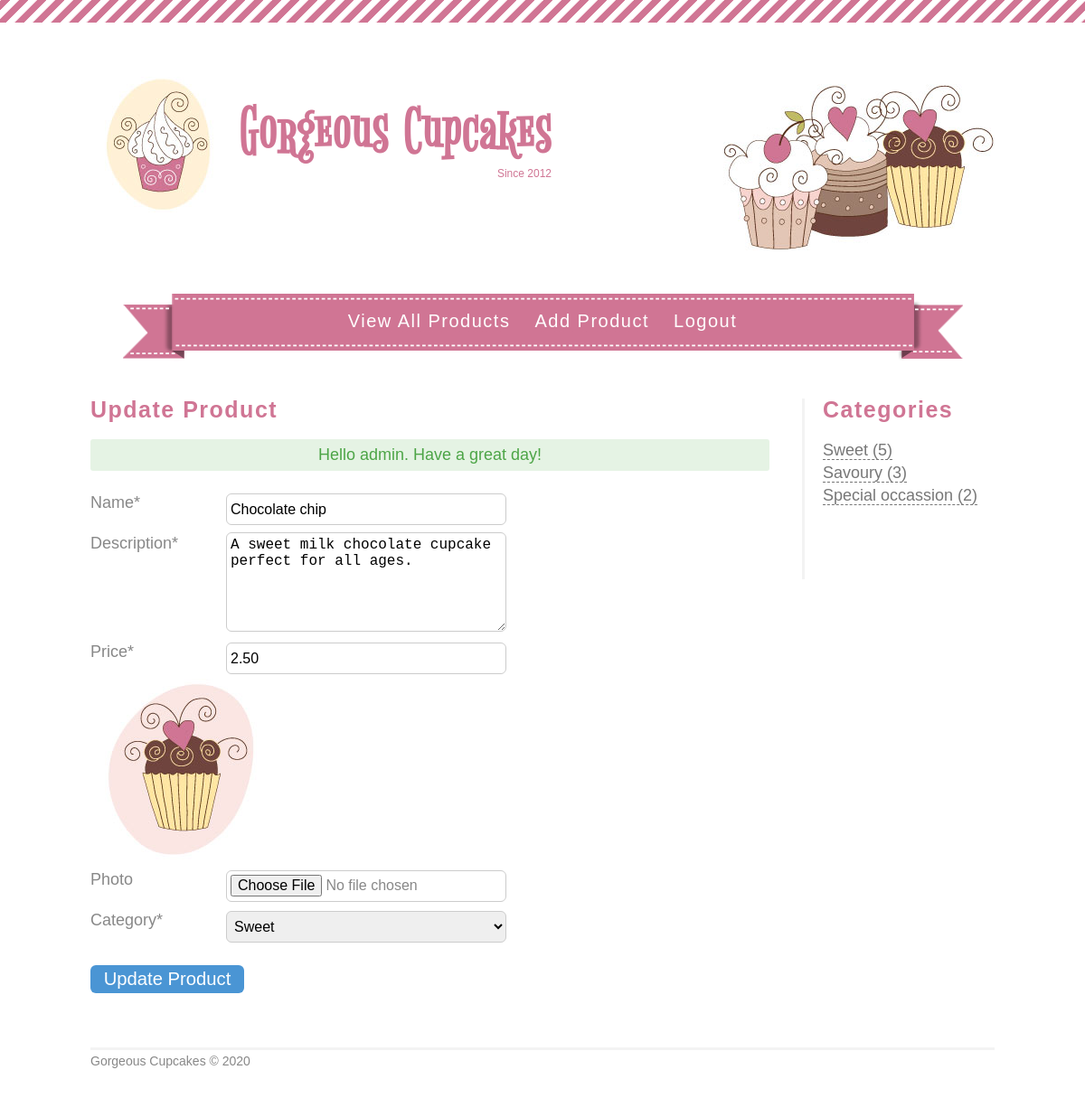
/view/product_update_form.php?productID=1 (signed in), run on the app's committed database.
### tables this page shows
CREATE TABLE IF NOT EXISTS `product` (
  `productID` int(10) NOT NULL AUTO_INCREMENT,
  `productName` varchar(256) NOT NULL,
  `productDescription` text NOT NULL,
  `productPrice` decimal(10,2) NOT NULL,
  `productPhoto` varchar(256) DEFAULT NULL,
  `categoryID` int(10) NOT NULL,
  PRIMARY KEY (`productID`),
  KEY `categoryID` (`categoryID`)
);

CREATE TABLE IF NOT EXISTS `category` (
  `categoryID` int(10) NOT NULL AUTO_INCREMENT,
  `categoryName` varchar(256) NOT NULL,
  `categoryDescription` text NOT NULL,
  PRIMARY KEY (`categoryID`)
);

### model/functions_products.php (called while the page is built, shortened)
<?php
	function get_product()
	{
		global $conn;
		$productID = $_GET['productID'];
		$sql = 'SELECT * FROM product INNER JOIN category USING(categoryID) WHERE productID = :productID ORDER BY productName';
		$statement = $conn->prepare($sql);
		$statement->bindValue(':productID', $productID);
		$statement->execute();
		$result = $statement->fetch();
		return $result;
	}
?>

### model/functions_category.php (called while the page is built, shortened)
<?php
	function get_categories()
	{
		global $conn;
		$sql = 'SELECT category.*, COUNT(product.categoryID) AS catnum FROM category INNER JOIN product USING(categoryID) GROUP BY product.categoryID';
		$statement = $conn->prepare($sql);
		$statement->execute();
		$result = $statement->fetchAll();
		return $result;
	}
?>

### view/product_update_form.php (the view, shortened to what this page needs)
<?php
	require('../model/database.php');
	require('../model/functions_products.php');
	require('../model/functions_category.php');
	require('../model/functions_messages.php');
	require('header.php');
	require('nav.php');
?>
<section id="main">
	<h2>Update Product</h2>
	<?php
		$result = get_product();
	?>
	<form action="../controller/product_update_process.php" method="post" enctype="multipart/form-data">
		<div>
			<label>Name* </label>
			<input id="productName" type="text" name="productName" value="<?php echo $result['productName'] ?>" required />
		</div>
		<div>
			<label>Description* </label>
			<textarea id="productDescription" name="productDescription" required /><?php echo $result['productDescription'] ?></textarea>
		</div>
		<div>
			<label>Price* </label>
			<input id="productPrice" type="text" name="productPrice" value="<?php echo $result['productPrice'] ?>" required />
		</div>
		<div>
			<?php
				if((is_null($result['productPhoto'])) || (empty($result['productPhoto'])))
				{
					echo "<p><img src='images/default.jpg' width=200 height=200 alt='default photo' /></p>";
				}
				else
				{
					echo "<p><img src='images/" . ($result['productPhoto']) . "'" . ' width=200 height=200 alt="product photo"'  . "/></p>";
				}
			?>
			<label>Photo</label> <input type="file" name="productPhoto" /><br />
		</div>
		<div>
			<label>Category*</label>
			<select name='categoryID'>
			<option value="<?php echo $result['categoryID']; ?>"><?php echo $result['categoryName']; ?></option>
			</select><br />
		</div>
		<div>
			<input type="submit" value="Update Product" />
		</div>
	</form>
</section>
<?php
	require('sidebar.php');
	require('footer.php');
?>

### view/sidebar.php
<section id="sidebar">
	<h2>Categories</h2>
	<?php
		$result = get_categories();
		foreach ($result as $row):
			echo "<p><a href = 'category.php?categoryID=" . $row['categoryID'] . "'>" . $row['categoryName'] . " (" . $row['catnum'] . ")</a></p>";
		endforeach;
	?>
</section>

### view/css/main.css (style rules this page uses)
body, div, h1, h2, h3, h4, h5, h6, p, ul, ol, li, dl, dt, dd, img, form, fieldset, input, textarea, blockquote { margin:0; padding:0; }
body { font-family:Arial, sans-serif; line-height:25px; font-size:18px; color:#888888; background-color: #ffffff; }
h2 { font-size:25px; color:#d07594; padding: 0 0 20px 0; letter-spacing:1.5px; }
#main { width:78%; float:left; }
#sidebar { width:19%; height:200px; float:right; border-left:3px solid #f3f3f3; padding: 0 0 0 20px; }
#sidebar a:link, #sidebar a:visited { color:#777777; text-decoration:none; border-bottom:1px dashed #777777; }
a:link, a:visited { color:#d07594; text-decoration:none; border-bottom:1px dashed #d07594; }
form { margin:20px 0 40px 0; }
label { display:block; float:left; width:150px; margin:3px 0 3px 0; }
input { width:300px; height:25px; margin:5px 0 5px 0; border-radius:6px; border:solid #ccc 1px; padding:4px; font-size:16px; }
select { width:310px; height:35px; margin:5px 0 5px 0; border-radius:6px; border:solid #ccc 1px; padding:4px; font-size:16px; }
input[type="submit"], input[type="button"] { background-color:#4a95d4; border-radius:6px; color:#fff; font-size:1.125em;; cursor:pointer; text-align:center; padding:4px; margin: 20px 0 20px 0; border:none; height:auto; width:170px; }
textarea { width:300px; height:100px; padding:4px; border-radius:6px; border:solid #ccc 1px; margin:3px 0 0 0; font-size:16px; }

### data on the page
product: productName "Chocolate chip", productDescription "A sweet milk chocolate cupcake perfect for all ages.", productPrice "2.50", productPhoto (picture), categoryID "Sweet"
category: categoryName "Sweet", catnum "5"
category: categoryName "Savoury", catnum "3"
category: categoryName "Special occassion", catnum "2"

### other printed values
$_SESSION['success'] "Hello admin. Have a great day!"
